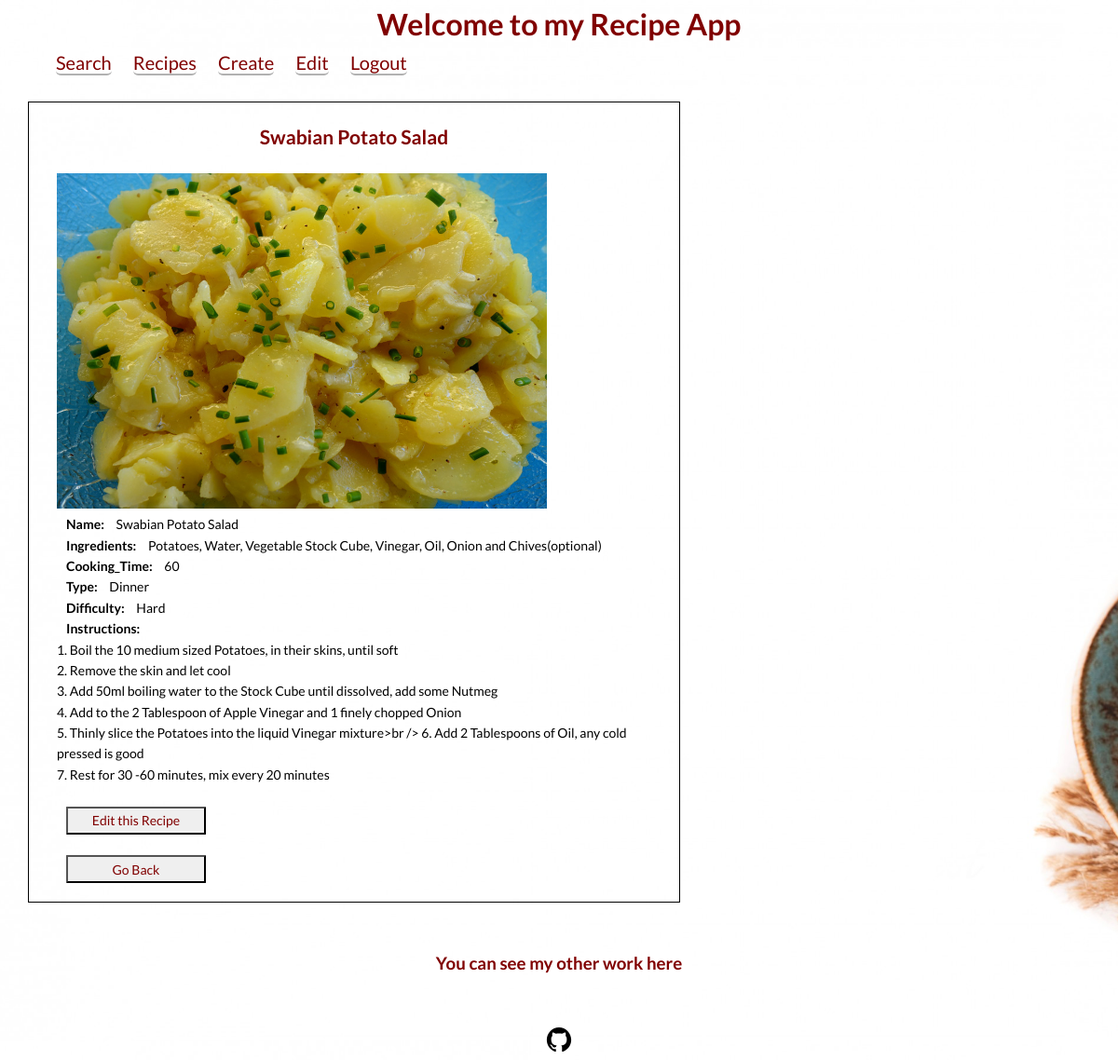
/list/5 (signed in), run on the app's committed database.
### recipes/models.py (models this page shows, shortened)
class Recipe(models.Model):
    name = models.CharField(max_length=50)
    ingredients = models.CharField(max_length=255, help_text="You must use a comma to separate the ingredients.")
    cooking_time = models.PositiveIntegerField(help_text="In minutes")
    type = models.CharField(max_length=50, choices=TYPE_CHOICES)
    instructions = models.TextField()
    pic = models.ImageField(upload_to='recipes', default='no_picture.jpg')
    def calculate_difficulty(self):
      ingredients = self.ingredients.split(', ')
      if self.cooking_time < 10 and len(ingredients) < 5:
        difficulty = "Easy"
      elif self.cooking_time < 10 and len(ingredients) >= 5:
        difficulty = "Medium"
      elif self.cooking_time >= 10 and len(ingredients) < 5:
        difficulty = "Intermediate"
      elif self.cooking_time >= 10 and len(ingredients) >= 5:
        difficulty = "Hard"
      return difficulty

### recipes/views.py (the view)
# urls.py: path('list/<pk>', RecipeDetailView.as_view(), name='detail'),
class RecipeDetailView(LoginRequiredMixin, DetailView):
  model = Recipe
  template_name = 'recipes/detail.html'

### recipes/templates/recipes/detail.html (shortened to what this page needs)
{% load static %}
<!DOCTYPE html>
<html lang="en">
  <head>
    <link rel="stylesheet" type="text/css" href="{% static 'recipes/css/home.css' %}">
    <link rel="stylesheet" type="text/css" href="{% static 'recipes/css/detail.css' %}">
  </head>
    <body>
      <header class="page-header__item">
        <h1>Welcome to my Recipe App</h1>
        <nav>
          <div role="menubar" class="nav-list">
            <a href="{% url 'recipes:searches' %}" class="login__btn">Search</a>
            <a href="{% url 'recipes:list' %}" class="login__btn">Recipes</a>
            <a href="{% url 'recipes:create' %}" class="login__btn">Create</a>
            <a href="{% url 'recipes:edit_recipe' %}" class="login__btn">Edit</a>
            <a href="{% url 'logout' %}" class="logout__btn">Logout</a>
          </div>
        </nav>
      </header>
      <br>
      <div class="detail_modal">
        <h2>{{object.name}}</h2>
        <br>
        <img class="recipe_image" src="{{object.pic.url}}">
        <div>
        <b>Name: </b> {{object.name}}  <br>
        <b>Ingredients: </b> {{object.ingredients}} <br>
        <b>Cooking_Time: </b> {{object.cooking_time}} <br>
        <b>Type: </b> {{object.type}} <br>
        <b>Difficulty: </b> {{object.calculate_difficulty}}  <br>
        <b>Instructions: </b>
        <br> {{object.instructions|safe}}
        </div>
        <br>
        <a href="{% url 'recipes:edit_recipe' %}">
          <button class="back__btn">Edit this Recipe</button>
        </a>
        <br>
        <br>
        <div>
          <button class="back__btn" onclick="goBack()">Go Back</button>
        </div>
      </div>
    </body>
    <footer class="page-footer">
      <br>
      <br>
      <h3>You can see my other work here</h3>
        <br>
        <br>
        <div class="social-media">
          <a href="https://github.com/Andrew0T" class="social-media__icons" target="blank">
            <!DOCTYPE svg  PUBLIC '-//W3C//DTD SVG 1.1//EN'  'http://www.w3.org/Graphics/SVG/1.1/DTD/svg11.dtd'>
          </a>
        </div>
      </footer>
</html>

### recipes/static/recipes/css/home.css (style rules this page uses)
:root { --background-color: #ffffff; --font-color: #000000; --hover-color: #006600; --active-color: #0000ff; --button-font: #800000; }
* { box-sizing: border-box; margin: auto 10px; }
body { background-color: var(--background-color); font-family: 'Lato', sans-serif; font-weight: 400; font-size: 16px; line-height: 1.6; color: var(--font-color); }
a { color: var(--font-color); }
h1, h2, h3 { text-align: center; color: var(--button-font); }
.page-header__item { flex: 0 1 200px; }
.nav-list { list-style-type: none; }
.login__btn, .logout__btn { background-color: transparent; color: var(--button-font); text-decoration: none; border-radius: 3px; border-bottom: 2px solid rgba(0, 0, 0, 0.3); transition: 0.2s opacity; font-size: 20px; font-family: 'Lato', sans-serif; border-radius: 5px; height: 40px; width: 80px; }
.back__btn { background-color: none; color: var(--button-font); font-size: 14px; font-family: 'Lato', sans-serif; height: 30px; width: 150px; border-radius: 1px; }
.page-footer { clear: both; display: flex; flex-direction: column; text-align: center; }
.social-media__icons { width: 30px; height: 30px; }

### recipes/static/recipes/css/detail.css (style rules this page uses)
.detail_modal { display: inline-block; font-size: 14px; border: 1px solid; padding: 20px; width: 80%; max-width: 700px; }
.recipe_image { width: 80%; height: 80%; max-width: 720px; max-height: 360px; min-width: 180px; min-height: 90px; }

### data on the page
Recipe: name "Swabian Potato Salad", pic (picture), ingredients "Potatoes, Water, Vegetable Stock Cube, Vinegar, Oil, Onion and Chives(optional)", cooking_time "60", type "Dinner", calculate_difficulty "Hard", instructions "1. Boil the 10 medium sized Potatoes, in their skins, until soft 2. Remove the skin and let cool 3. Add 50ml boiling water to the Stock Cube until dissolved, add some Nutmeg 4. Add to the 2 Tablespoon of Apple Vinegar and 1 finely chopped Onion 5. Thinly slice the Potatoes into the liquid Vinegar mixture>br /> 6. Add 2 Tablespoons of Oil, any cold pressed is good 7. Rest for 30 -60 minutes, mix every 20 minutes"
